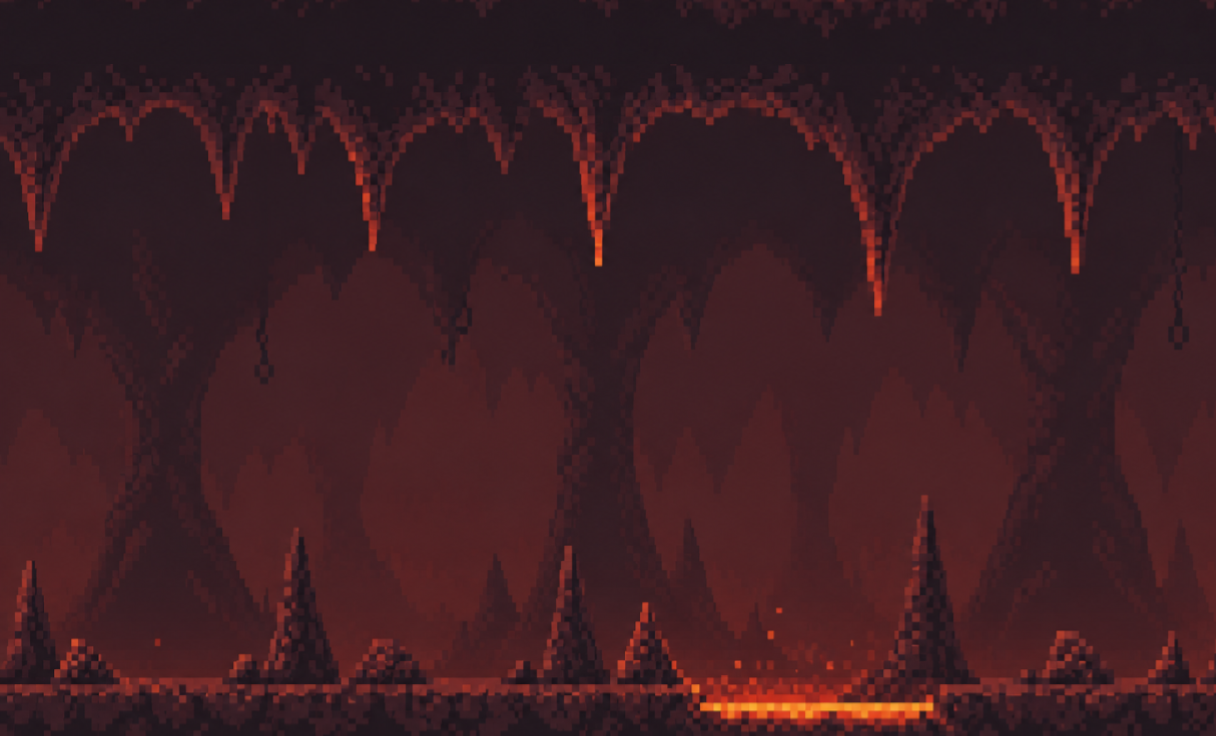

A level layout from a 2D game, rendered from its tile map. Below: a short description, then the map file with its tile-grid data intact:
An orthogonal 38x23 tile map with 32x32 px tiles, 1 tile layer (Capa de patrones 1).

<map version="1.10" tiledversion="1.12.1" orientation="orthogonal" renderorder="right-down" width="38" height="23" tilewidth="32" tileheight="32" infinite="0" nextlayerid="3" nextobjectid="1">
 <tileset firstgid="1" source="Infierno arriba.tsx" />
 <layer id="1" name="Capa de patrones 1" width="38" height="23">
  <data encoding="csv">
841,842,843,844,845,846,847,848,849,850,851,852,853,854,855,856,857,858,859,860,861,862,863,864,865,866,867,868,869,870,871,872,873,874,875,876,877,878,
881,882,883,884,885,886,887,888,889,890,891,892,893,894,895,896,897,898,899,900,901,902,903,904,905,906,907,908,909,910,911,912,913,914,915,916,917,918,
1,2,3,4,5,6,7,8,9,10,11,12,13,14,15,16,17,18,19,20,21,22,23,24,25,26,27,28,29,30,31,32,33,34,35,36,37,38,
41,42,43,44,45,46,47,48,49,50,51,52,53,54,55,56,57,58,59,60,61,62,63,64,65,66,67,68,69,70,71,72,73,74,75,76,77,78,
81,82,83,84,85,86,87,88,89,90,91,92,93,94,95,96,97,98,99,100,101,102,103,104,105,106,107,108,109,110,111,112,113,114,115,116,117,118,
121,122,123,124,125,126,127,128,129,130,131,132,133,134,135,136,137,138,139,140,141,142,143,144,145,146,147,148,149,150,151,152,153,154,155,156,157,158,
161,162,163,164,165,166,167,168,169,170,171,172,173,174,175,176,177,178,179,180,181,182,183,184,185,186,187,188,189,190,191,192,193,194,195,196,197,198,
201,202,203,204,205,206,207,208,209,210,211,212,213,214,215,216,217,218,219,220,221,222,223,224,225,226,227,228,229,230,231,232,233,234,235,236,237,238,
241,242,243,244,245,246,247,248,249,250,251,252,253,254,255,256,257,258,259,260,261,262,263,264,265,266,267,268,269,270,271,272,273,274,275,276,277,278,
281,282,283,284,285,286,287,288,289,290,291,292,293,294,295,296,297,298,299,300,301,302,303,304,305,306,307,308,309,310,311,312,313,314,315,316,317,318,
321,322,323,324,325,326,327,328,329,330,331,332,333,334,335,336,337,338,339,340,341,342,343,344,345,346,347,348,349,350,351,352,353,354,355,356,357,358,
361,362,363,364,365,366,367,368,369,370,371,372,373,374,375,376,377,378,379,380,381,382,383,384,385,386,387,388,389,390,391,392,393,394,395,396,397,398,
401,402,403,404,405,406,407,408,409,410,411,412,413,414,415,416,417,418,419,420,421,422,423,424,425,426,427,428,429,430,431,432,433,434,435,436,437,438,
441,442,443,444,445,446,447,448,449,450,451,452,453,454,455,456,457,458,459,460,461,462,463,464,465,466,467,468,469,470,471,472,473,474,475,476,477,478,
481,482,483,484,485,486,487,488,489,490,491,492,493,494,495,496,497,498,499,500,501,502,503,504,505,506,507,508,509,510,511,512,513,514,515,516,517,518,
521,522,523,524,525,526,527,528,529,530,531,532,533,534,535,536,537,538,539,540,541,542,543,544,545,546,547,548,549,550,551,552,553,554,555,556,557,558,
561,562,563,564,565,566,567,568,569,570,571,572,573,574,575,576,577,578,579,580,581,582,583,584,585,586,587,588,589,590,591,592,593,594,595,596,597,598,
601,602,603,604,605,606,607,608,609,610,611,612,613,614,615,616,617,618,619,620,621,622,623,624,625,626,627,628,629,630,631,632,633,634,635,636,637,638,
641,642,643,644,645,646,647,648,649,650,651,652,653,654,655,656,657,658,659,660,661,662,663,664,665,666,667,668,669,670,671,672,673,674,675,676,677,678,
681,682,683,684,685,686,687,688,689,690,691,692,693,694,695,696,697,698,699,700,701,702,703,704,705,706,707,708,709,710,711,712,713,714,715,716,717,718,
721,722,723,724,725,726,727,728,729,730,731,732,733,734,735,736,737,738,739,740,741,742,743,744,745,746,747,748,749,750,751,752,753,754,755,756,757,758,
761,762,763,764,765,766,767,768,769,770,771,772,773,774,775,776,777,778,779,780,781,782,783,784,785,786,787,788,789,790,791,792,793,794,795,796,797,798,
801,802,803,804,805,806,807,808,809,810,811,812,813,814,815,816,817,818,819,820,821,822,823,824,825,826,827,828,829,830,831,832,833,834,835,836,837,838
</data>
 </layer>
</map>
